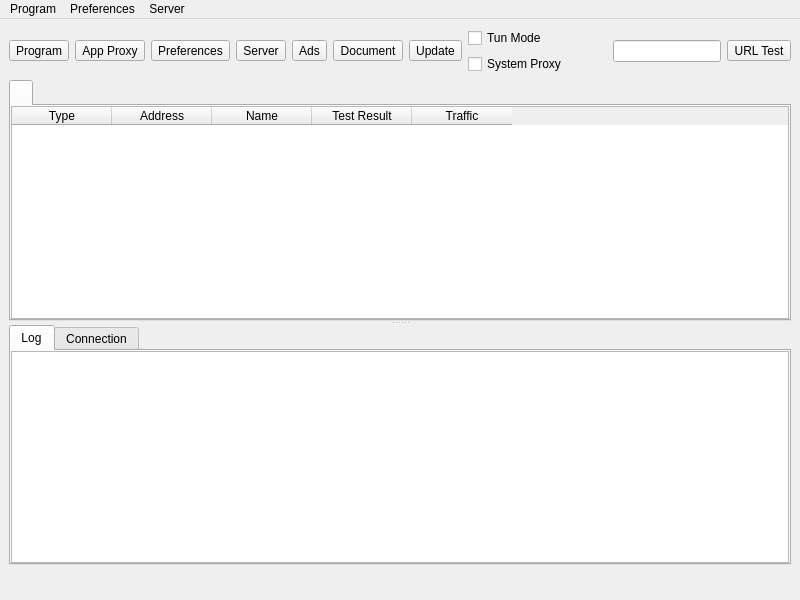
<?xml version="1.0" encoding="UTF-8"?>
<ui version="4.0">
 <class>MainWindow</class>
 <widget class="QMainWindow" name="MainWindow">
  <property name="geometry">
   <rect>
    <x>0</x>
    <y>0</y>
    <width>800</width>
    <height>600</height>
   </rect>
  </property>
  <property name="minimumSize">
   <size>
    <width>800</width>
    <height>600</height>
   </size>
  </property>
  <property name="windowTitle">
   <string notr="true">nya</string>
  </property>
  <widget class="QWidget" name="centralwidget">
   <layout class="QVBoxLayout" name="verticalLayout_3" stretch="0,0,0">
    <item>
     <layout class="QHBoxLayout" name="horizontalLayout_2">
      <item>
       <widget class="QToolButton" name="toolButton_program">
        <property name="text">
         <string>Program</string>
        </property>
        <property name="icon">
         <iconset theme="b-system-run">
          <normaloff>.</normaloff>.</iconset>
        </property>
        <property name="iconSize">
         <size>
          <width>24</width>
          <height>24</height>
         </size>
        </property>
        <property name="popupMode">
         <enum>QToolButton::InstantPopup</enum>
        </property>
        <property name="toolButtonStyle">
         <enum>Qt::ToolButtonTextUnderIcon</enum>
        </property>
       </widget>
      </item>
      <item>
       <widget class="QToolButton" name="toolButton_AppProxy">
        <property name="text">
         <string>App Proxy</string>
        </property>
        <property name="icon">
         <iconset theme="b-internet-web-browser">
          <normaloff>.</normaloff>.</iconset>
        </property>
        <property name="iconSize">
         <size>
          <width>24</width>
          <height>24</height>
         </size>
        </property>
        <property name="toolButtonStyle">
         <enum>Qt::ToolButtonTextUnderIcon</enum>
        </property>
       </widget>
      </item>
      <item>
       <widget class="QToolButton" name="toolButton_preferences">
        <property name="text">
         <string>Preferences</string>
        </property>
        <property name="icon">
         <iconset theme="b-preferences">
          <normaloff>.</normaloff>.</iconset>
        </property>
        <property name="iconSize">
         <size>
          <width>24</width>
          <height>24</height>
         </size>
        </property>
        <property name="popupMode">
         <enum>QToolButton::InstantPopup</enum>
        </property>
        <property name="toolButtonStyle">
         <enum>Qt::ToolButtonTextUnderIcon</enum>
        </property>
       </widget>
      </item>
      <item>
       <widget class="QToolButton" name="toolButton_server">
        <property name="text">
         <string>Server</string>
        </property>
        <property name="icon">
         <iconset theme="b-network-server">
          <normaloff>.</normaloff>.</iconset>
        </property>
        <property name="iconSize">
         <size>
          <width>24</width>
          <height>24</height>
         </size>
        </property>
        <property name="popupMode">
         <enum>QToolButton::InstantPopup</enum>
        </property>
        <property name="toolButtonStyle">
         <enum>Qt::ToolButtonTextUnderIcon</enum>
        </property>
       </widget>
      </item>
      <item>
       <widget class="QToolButton" name="toolButton_ads">
        <property name="text">
         <string>Ads</string>
        </property>
        <property name="icon">
         <iconset theme="b-internet-web-browser">
          <normaloff>.</normaloff>.</iconset>
        </property>
        <property name="iconSize">
         <size>
          <width>24</width>
          <height>24</height>
         </size>
        </property>
        <property name="popupMode">
         <enum>QToolButton::InstantPopup</enum>
        </property>
        <property name="toolButtonStyle">
         <enum>Qt::ToolButtonTextUnderIcon</enum>
        </property>
       </widget>
      </item>
      <item>
       <widget class="QToolButton" name="toolButton_document">
        <property name="text">
         <string>Document</string>
        </property>
        <property name="icon">
         <iconset theme="b-dialog-question">
          <normaloff>.</normaloff>.</iconset>
        </property>
        <property name="iconSize">
         <size>
          <width>24</width>
          <height>24</height>
         </size>
        </property>
        <property name="popupMode">
         <enum>QToolButton::InstantPopup</enum>
        </property>
        <property name="toolButtonStyle">
         <enum>Qt::ToolButtonTextUnderIcon</enum>
        </property>
       </widget>
      </item>
      <item>
       <widget class="QToolButton" name="toolButton_update">
        <property name="text">
         <string>Update</string>
        </property>
        <property name="icon">
         <iconset theme="b-system-software-update">
          <normaloff>.</normaloff>.</iconset>
        </property>
        <property name="iconSize">
         <size>
          <width>24</width>
          <height>24</height>
         </size>
        </property>
        <property name="popupMode">
         <enum>QToolButton::InstantPopup</enum>
        </property>
        <property name="toolButtonStyle">
         <enum>Qt::ToolButtonTextUnderIcon</enum>
        </property>
       </widget>
      </item>
      <item>
       <layout class="QVBoxLayout" name="verticalLayout_4">
        <item>
         <widget class="QCheckBox" name="checkBox_VPN">
          <property name="sizePolicy">
           <sizepolicy hsizetype="Minimum" vsizetype="Minimum">
            <horstretch>0</horstretch>
            <verstretch>0</verstretch>
           </sizepolicy>
          </property>
          <property name="text">
           <string>Tun Mode</string>
          </property>
         </widget>
        </item>
        <item>
         <widget class="QCheckBox" name="checkBox_SystemProxy">
          <property name="text">
           <string>System Proxy</string>
          </property>
         </widget>
        </item>
       </layout>
      </item>
      <item>
       <spacer name="horizontalSpacer">
        <property name="orientation">
         <enum>Qt::Horizontal</enum>
        </property>
        <property name="sizeHint" stdset="0">
         <size>
          <width>40</width>
          <height>20</height>
         </size>
        </property>
       </spacer>
      </item>
      <item>
       <widget class="QLineEdit" name="search">
        <property name="clearButtonEnabled">
         <bool>true</bool>
        </property>
       </widget>
      </item>
      <item>
       <widget class="QToolButton" name="toolButton_url_test">
        <property name="text">
         <string>URL Test</string>
        </property>
        <property name="popupMode">
         <enum>QToolButton::InstantPopup</enum>
        </property>
        <property name="toolButtonStyle">
         <enum>Qt::ToolButtonTextUnderIcon</enum>
        </property>
       </widget>
      </item>
     </layout>
    </item>
    <item>
     <widget class="QSplitter" name="splitter">
      <property name="orientation">
       <enum>Qt::Vertical</enum>
      </property>
      <widget class="QTabWidget" name="tabWidget">
       <property name="currentIndex">
        <number>0</number>
       </property>
       <property name="movable">
        <bool>true</bool>
       </property>
       <widget class="QWidget" name="widget1">
        <attribute name="title">
         <string/>
        </attribute>
        <layout class="QGridLayout" name="gridLayout_2">
         <property name="leftMargin">
          <number>0</number>
         </property>
         <property name="topMargin">
          <number>0</number>
         </property>
         <property name="rightMargin">
          <number>0</number>
         </property>
         <property name="bottomMargin">
          <number>0</number>
         </property>
         <property name="spacing">
          <number>0</number>
         </property>
         <item row="0" column="0">
          <widget class="MyTableWidget" name="proxyListTable">
           <property name="contextMenuPolicy">
            <enum>Qt::CustomContextMenu</enum>
           </property>
           <property name="editTriggers">
            <set>QAbstractItemView::NoEditTriggers</set>
           </property>
           <property name="alternatingRowColors">
            <bool>true</bool>
           </property>
           <property name="selectionBehavior">
            <enum>QAbstractItemView::SelectRows</enum>
           </property>
           <property name="horizontalScrollMode">
            <enum>QAbstractItemView::ScrollPerPixel</enum>
           </property>
           <property name="wordWrap">
            <bool>false</bool>
           </property>
           <attribute name="horizontalHeaderMinimumSectionSize">
            <number>16</number>
           </attribute>
           <attribute name="horizontalHeaderHighlightSections">
            <bool>false</bool>
           </attribute>
           <attribute name="horizontalHeaderShowSortIndicator" stdset="0">
            <bool>false</bool>
           </attribute>
           <attribute name="verticalHeaderDefaultSectionSize">
            <number>30</number>
           </attribute>
           <column>
            <property name="text">
             <string>Type</string>
            </property>
           </column>
           <column>
            <property name="text">
             <string>Address</string>
            </property>
           </column>
           <column>
            <property name="text">
             <string>Name</string>
            </property>
           </column>
           <column>
            <property name="text">
             <string>Test Result</string>
            </property>
           </column>
           <column>
            <property name="text">
             <string>Traffic</string>
            </property>
           </column>
          </widget>
         </item>
        </layout>
       </widget>
      </widget>
      <widget class="QWidget" name="aaaaaaaaaaaaaaaaaa">
       <layout class="QVBoxLayout" name="aaaaaaaaaaaa" stretch="0">
        <item>
         <widget class="QTabWidget" name="down_tab">
          <property name="currentIndex">
           <number>0</number>
          </property>
          <widget class="QWidget" name="tab">
           <attribute name="title">
            <string>Log</string>
           </attribute>
           <layout class="QVBoxLayout" name="verticalLayout">
            <property name="spacing">
             <number>0</number>
            </property>
            <property name="leftMargin">
             <number>0</number>
            </property>
            <property name="topMargin">
             <number>0</number>
            </property>
            <property name="rightMargin">
             <number>0</number>
            </property>
            <property name="bottomMargin">
             <number>0</number>
            </property>
            <item>
             <widget class="QTextBrowser" name="masterLogBrowser">
              <property name="contextMenuPolicy">
               <enum>Qt::CustomContextMenu</enum>
              </property>
              <property name="openLinks">
               <bool>false</bool>
              </property>
             </widget>
            </item>
           </layout>
          </widget>
          <widget class="QWidget" name="tab_2">
           <attribute name="title">
            <string>Connection</string>
           </attribute>
           <layout class="QVBoxLayout" name="verticalLayout_2">
            <property name="spacing">
             <number>0</number>
            </property>
            <property name="leftMargin">
             <number>0</number>
            </property>
            <property name="topMargin">
             <number>0</number>
            </property>
            <property name="rightMargin">
             <number>0</number>
            </property>
            <property name="bottomMargin">
             <number>0</number>
            </property>
            <item>
             <widget class="QTableWidget" name="tableWidget_conn">
              <property name="contextMenuPolicy">
               <enum>Qt::CustomContextMenu</enum>
              </property>
              <property name="editTriggers">
               <set>QAbstractItemView::NoEditTriggers</set>
              </property>
              <property name="selectionBehavior">
               <enum>QAbstractItemView::SelectRows</enum>
              </property>
              <property name="verticalScrollMode">
               <enum>QAbstractItemView::ScrollPerPixel</enum>
              </property>
              <property name="horizontalScrollMode">
               <enum>QAbstractItemView::ScrollPerPixel</enum>
              </property>
              <attribute name="horizontalHeaderHighlightSections">
               <bool>false</bool>
              </attribute>
              <column>
               <property name="text">
                <string>Status</string>
               </property>
              </column>
              <column>
               <property name="text">
                <string>Outbound</string>
               </property>
              </column>
              <column>
               <property name="text">
                <string>Destination</string>
               </property>
              </column>
             </widget>
            </item>
           </layout>
          </widget>
         </widget>
        </item>
       </layout>
      </widget>
     </widget>
    </item>
    <item>
     <layout class="QHBoxLayout" name="horizontalLayout">
      <item>
       <widget class="QLabel" name="label_running">
        <property name="text">
         <string/>
        </property>
       </widget>
      </item>
      <item>
       <spacer name="horizontalSpacer_2">
        <property name="orientation">
         <enum>Qt::Horizontal</enum>
        </property>
        <property name="sizeType">
         <enum>QSizePolicy::Maximum</enum>
        </property>
        <property name="sizeHint" stdset="0">
         <size>
          <width>0</width>
          <height>20</height>
         </size>
        </property>
       </spacer>
      </item>
      <item>
       <widget class="QLabel" name="label_inbound">
        <property name="text">
         <string/>
        </property>
       </widget>
      </item>
      <item>
       <widget class="QLabel" name="label_speed">
        <property name="text">
         <string/>
        </property>
       </widget>
      </item>
     </layout>
    </item>
   </layout>
  </widget>
  <widget class="QMenuBar" name="menubar">
   <property name="geometry">
    <rect>
     <x>0</x>
     <y>0</y>
     <width>800</width>
     <height>32</height>
    </rect>
   </property>
   <widget class="QMenu" name="menu_program">
    <property name="title">
     <string>Program</string>
    </property>
    <widget class="QMenu" name="menu_spmode">
     <property name="title">
      <string>System Proxy</string>
     </property>
     <addaction name="menu_spmode_system_proxy"/>
     <addaction name="menu_spmode_vpn"/>
     <addaction name="menu_spmode_disabled"/>
    </widget>
    <widget class="QMenu" name="menu_program_preference">
     <property name="title">
      <string>Preferences</string>
     </property>
     <addaction name="actionfake"/>
    </widget>
    <widget class="QMenu" name="menuActive_Server">
     <property name="title">
      <string>Active Server</string>
     </property>
     <addaction name="actionfake_2"/>
    </widget>
    <widget class="QMenu" name="menuActive_Routing">
     <property name="title">
      <string>Active Routing</string>
     </property>
     <addaction name="actionfake_3"/>
    </widget>
    <addaction name="actionShow_window"/>
    <addaction name="menu_add_from_clipboard2"/>
    <addaction name="menu_scan_qr"/>
    <addaction name="separator"/>
    <addaction name="actionStart_with_system"/>
    <addaction name="actionRemember_last_proxy"/>
    <addaction name="actionAllow_LAN"/>
    <addaction name="menuActive_Server"/>
    <addaction name="menuActive_Routing"/>
    <addaction name="menu_spmode"/>
    <addaction name="menu_program_preference"/>
    <addaction name="separator"/>
    <addaction name="actionRestart_Proxy"/>
    <addaction name="actionRestart_Program"/>
    <addaction name="menu_exit"/>
   </widget>
   <widget class="QMenu" name="menu_preferences">
    <property name="title">
     <string>Preferences</string>
    </property>
    <addaction name="menu_manage_groups"/>
    <addaction name="menu_basic_settings"/>
    <addaction name="menu_routing_settings"/>
    <addaction name="menu_vpn_settings"/>
    <addaction name="menu_hotkey_settings"/>
    <addaction name="menu_open_config_folder"/>
   </widget>
   <widget class="QMenu" name="menu_server">
    <property name="title">
     <string>Server</string>
    </property>
    <widget class="QMenu" name="menu_share_item">
     <property name="title">
      <string>Share</string>
     </property>
     <addaction name="menu_qr"/>
     <addaction name="menu_export_config"/>
     <addaction name="separator"/>
     <addaction name="menu_copy_links"/>
     <addaction name="menu_copy_links_nkr"/>
    </widget>
    <widget class="QMenu" name="menuCurrent_Group">
     <property name="title">
      <string>Current Group</string>
     </property>
     <addaction name="actionfake_5"/>
     <addaction name="menu_tcp_ping"/>
     <addaction name="menu_url_test"/>
     <addaction name="menu_full_test"/>
     <addaction name="menu_stop_testing"/>
     <addaction name="menu_clear_test_result"/>
     <addaction name="menu_resolve_domain"/>
     <addaction name="separator"/>
     <addaction name="menu_remove_unavailable"/>
     <addaction name="menu_delete_repeat"/>
     <addaction name="separator"/>
     <addaction name="menu_update_subscription"/>
    </widget>
    <widget class="QMenu" name="menuCurrent_Select">
     <property name="title">
      <string>Current Select</string>
     </property>
     <addaction name="actionfake_4"/>
    </widget>
    <addaction name="menu_add_from_input"/>
    <addaction name="menu_add_from_clipboard"/>
    <addaction name="separator"/>
    <addaction name="menu_start"/>
    <addaction name="menu_stop"/>
    <addaction name="separator"/>
    <addaction name="menu_select_all"/>
    <addaction name="menu_move"/>
    <addaction name="menu_clone"/>
    <addaction name="menu_reset_traffic"/>
    <addaction name="menu_delete"/>
    <addaction name="separator"/>
    <addaction name="menu_share_item"/>
    <addaction name="separator"/>
    <addaction name="menuCurrent_Select"/>
    <addaction name="menuCurrent_Group"/>
    <addaction name="separator"/>
    <addaction name="menu_profile_debug_info"/>
    <addaction name="separator"/>
   </widget>
   <addaction name="menu_program"/>
   <addaction name="menu_preferences"/>
   <addaction name="menu_server"/>
  </widget>
  <action name="menu_exit">
   <property name="text">
    <string>Exit</string>
   </property>
  </action>
  <action name="actionShow_window">
   <property name="text">
    <string>Show Window</string>
   </property>
  </action>
  <action name="menu_basic_settings">
   <property name="text">
    <string>Basic Settings</string>
   </property>
  </action>
  <action name="menu_add_from_input">
   <property name="text">
    <string>New profile</string>
   </property>
  </action>
  <action name="menu_manage_groups">
   <property name="text">
    <string>Groups</string>
   </property>
  </action>
  <action name="menu_start">
   <property name="text">
    <string>Start</string>
   </property>
   <property name="shortcut">
    <string notr="true">Return</string>
   </property>
  </action>
  <action name="menu_stop">
   <property name="text">
    <string>Stop</string>
   </property>
   <property name="shortcut">
    <string notr="true">Ctrl+S</string>
   </property>
  </action>
  <action name="menu_routing_settings">
   <property name="text">
    <string>Routing Settings</string>
   </property>
  </action>
  <action name="menu_add_from_clipboard">
   <property name="text">
    <string>Add profile from clipboard</string>
   </property>
   <property name="shortcut">
    <string notr="true">Ctrl+V</string>
   </property>
  </action>
  <action name="menu_delete">
   <property name="text">
    <string>Delete</string>
   </property>
   <property name="shortcut">
    <string notr="true">Del</string>
   </property>
  </action>
  <action name="menu_add_from_clipboard2">
   <property name="text">
    <string>Add profile from clipboard</string>
   </property>
  </action>
  <action name="menu_profile_debug_info">
   <property name="text">
    <string>Debug Info</string>
   </property>
  </action>
  <action name="menu_qr">
   <property name="text">
    <string>QR Code and link</string>
   </property>
   <property name="shortcut">
    <string notr="true">Ctrl+Q</string>
   </property>
  </action>
  <action name="menu_copy_link">
   <property name="text">
    <string>Copy Link</string>
   </property>
  </action>
  <action name="menu_tcp_ping">
   <property name="text">
    <string notr="true">Tcp Ping</string>
   </property>
   <property name="shortcut">
    <string notr="true">Ctrl+Alt+T</string>
   </property>
  </action>
  <action name="menu_url_test">
   <property name="text">
    <string notr="true">Url Test</string>
   </property>
   <property name="shortcut">
    <string notr="true">Ctrl+Alt+U</string>
   </property>
  </action>
  <action name="menu_clear_test_result">
   <property name="text">
    <string>Clear Test Result</string>
   </property>
   <property name="shortcut">
    <string notr="true">Ctrl+Alt+C</string>
   </property>
  </action>
  <action name="menu_export_config">
   <property name="text">
    <string>Export %1 config</string>
   </property>
   <property name="shortcut">
    <string notr="true">Ctrl+E</string>
   </property>
  </action>
  <action name="menu_reset_traffic">
   <property name="text">
    <string>Reset Traffic</string>
   </property>
   <property name="shortcut">
    <string notr="true">Ctrl+R</string>
   </property>
  </action>
  <action name="menu_scan_qr">
   <property name="text">
    <string>Scan QR Code</string>
   </property>
  </action>
  <action name="menu_spmode_system_proxy">
   <property name="checkable">
    <bool>true</bool>
   </property>
   <property name="text">
    <string>Enable System Proxy</string>
   </property>
  </action>
  <action name="menu_spmode_disabled">
   <property name="checkable">
    <bool>true</bool>
   </property>
   <property name="text">
    <string>Disable</string>
   </property>
  </action>
  <action name="menu_delete_repeat">
   <property name="text">
    <string>Remove Duplicates</string>
   </property>
   <property name="shortcut">
    <string notr="true">Ctrl+Alt+D</string>
   </property>
  </action>
  <action name="actionfake">
   <property name="text">
    <string>fake</string>
   </property>
   <property name="visible">
    <bool>false</bool>
   </property>
  </action>
  <action name="menu_move">
   <property name="text">
    <string>Move</string>
   </property>
   <property name="shortcut">
    <string notr="true">Ctrl+M</string>
   </property>
  </action>
  <action name="actionStart_with_system">
   <property name="checkable">
    <bool>true</bool>
   </property>
   <property name="text">
    <string>Start with system</string>
   </property>
  </action>
  <action name="actionRemember_last_proxy">
   <property name="checkable">
    <bool>true</bool>
   </property>
   <property name="text">
    <string>Remember last profile</string>
   </property>
  </action>
  <action name="actionAllow_LAN">
   <property name="checkable">
    <bool>true</bool>
   </property>
   <property name="text">
    <string>Allow other devices to connect</string>
   </property>
  </action>
  <action name="menu_remove_unavailable">
   <property name="text">
    <string>Remove Unavailable</string>
   </property>
   <property name="shortcut">
    <string notr="true">Ctrl+Alt+R</string>
   </property>
  </action>
  <action name="menu_full_test">
   <property name="text">
    <string>Full Test</string>
   </property>
   <property name="shortcut">
    <string notr="true">Ctrl+Alt+F</string>
   </property>
  </action>
  <action name="menu_hotkey_settings">
   <property name="text">
    <string>Hotkey Settings</string>
   </property>
  </action>
  <action name="menu_select_all">
   <property name="text">
    <string>Select All</string>
   </property>
   <property name="shortcut">
    <string notr="true">Ctrl+A</string>
   </property>
  </action>
  <action name="menu_copy_links_nkr">
   <property name="text">
    <string>Copy links of selected (Neko Links)</string>
   </property>
   <property name="shortcut">
    <string notr="true">Ctrl+N</string>
   </property>
  </action>
  <action name="actionfake_2">
   <property name="text">
    <string>fake</string>
   </property>
   <property name="visible">
    <bool>false</bool>
   </property>
  </action>
  <action name="actionfake_3">
   <property name="text">
    <string>fake</string>
   </property>
   <property name="visible">
    <bool>false</bool>
   </property>
  </action>
  <action name="menu_copy_links">
   <property name="text">
    <string>Copy links of selected</string>
   </property>
   <property name="shortcut">
    <string notr="true">Ctrl+C</string>
   </property>
  </action>
  <action name="menu_spmode_vpn">
   <property name="checkable">
    <bool>true</bool>
   </property>
   <property name="text">
    <string>Enable Tun</string>
   </property>
  </action>
  <action name="menu_clone">
   <property name="text">
    <string>Clone</string>
   </property>
   <property name="shortcut">
    <string notr="true">Ctrl+D</string>
   </property>
  </action>
  <action name="menu_update_subscription">
   <property name="text">
    <string>Update subscription</string>
   </property>
   <property name="shortcut">
    <string notr="true">Ctrl+U</string>
   </property>
  </action>
  <action name="menu_resolve_domain">
   <property name="text">
    <string>Resolve domain</string>
   </property>
   <property name="shortcut">
    <string notr="true">Ctrl+Alt+I</string>
   </property>
  </action>
  <action name="menu_vpn_settings">
   <property name="text">
    <string>Tun Settings</string>
   </property>
  </action>
  <action name="actionRestart_Program">
   <property name="text">
    <string>Restart Program</string>
   </property>
  </action>
  <action name="menu_open_config_folder">
   <property name="text">
    <string>Open Config Folder</string>
   </property>
  </action>
  <action name="actionfake_4">
   <property name="text">
    <string notr="true">fake</string>
   </property>
   <property name="visible">
    <bool>false</bool>
   </property>
  </action>
  <action name="actionfake_5">
   <property name="text">
    <string notr="true">fake</string>
   </property>
   <property name="visible">
    <bool>false</bool>
   </property>
  </action>
  <action name="actionRestart_Proxy">
   <property name="text">
    <string>Restart Proxy</string>
   </property>
  </action>
  <action name="menu_stop_testing">
   <property name="text">
    <string>Stop Testing</string>
   </property>
   <property name="shortcut">
    <string notr="true">Ctrl+Alt+S</string>
   </property>
  </action>
 </widget>
 <customwidgets>
  <customwidget>
   <class>MyTableWidget</class>
   <extends>QTableWidget</extends>
   <header>ui/widget/MyTableWidget.h</header>
  </customwidget>
 </customwidgets>
 <resources/>
 <connections/>
</ui>
